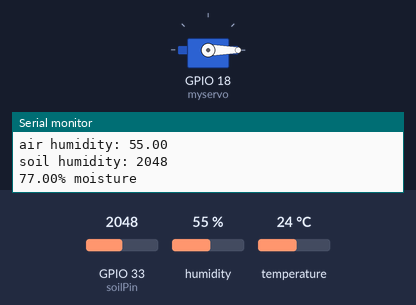
Recording of a sketch running on a simulated ESP32. Parts: servo, the last lines printed to the serial monitor. The inputs (shaded band) are chosen by the test bench; at power-on: humidity 55 %, GPIO 33 (soilPin) = 2048, temperature 24 °C.

Above: at 2.8 s.
2.9 s: humidity set to 52 %
5.6 s: humidity set to 48 %
At 6.6 s:
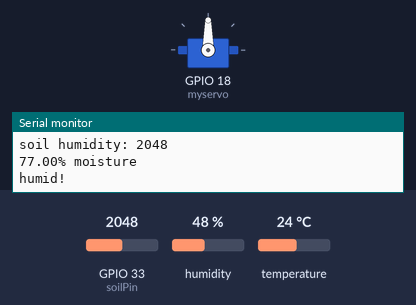
11.6 s: humidity set to 68 %
At 12.5 s:
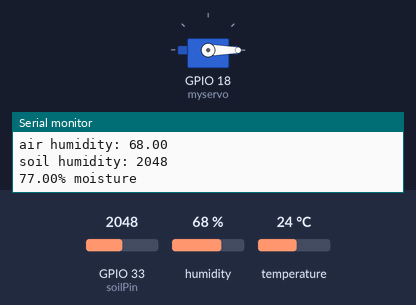
14.3 s: humidity set to 22 %
At 16.7 s:
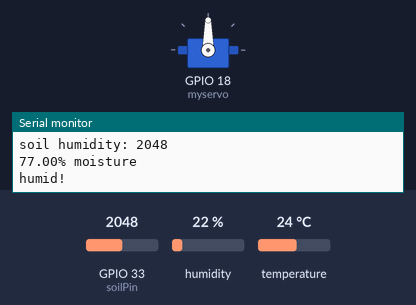
Timing chart, 0 to 21.3 s (numbered marks = the images above; inputs shaded):
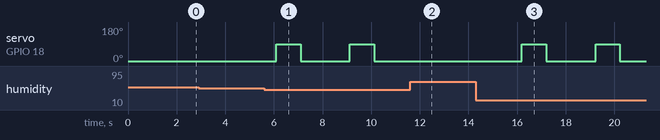

Measured:
- the behaviour switches between 50 and 49 % on humidity (found by bisection; images 0 and 1)
- after the input at 5.6 s, servo on GPIO 18 (myservo): alternates 90° for 1.0 s and 0° for 2.0 s, starting after 0.50 s
- after the input at 11.6 s, servo on GPIO 18 (myservo): stays 0° (without the input it goes to 90° after 0.55 s)
- after the input at 14.3 s, servo on GPIO 18 (myservo): alternates 90° for 1.0 s and 0° for 2.0 s, starting after 1.9 s

The sketch:

smartwaterplant.ino
```cpp
#include <DHT.h>
#include <ESP32Servo.h>
  const int DHTPIN = 4;
  const int DHTTYPE = DHT11;
  const int soilPin = 33;
  const int dry = 3100;
  const int wet = 1750;

  DHT dht(DHTPIN, DHT11);
  Servo myservo;

void setup() {
  // put your setup code here, to run once:
  Serial.begin(9600);
  dht.begin();
  myservo.attach(18);
  myservo.write(0);

}

void loop() {
  // put your main code here, to run repeatedly:
  //detect air
  float humidity =dht.readHumidity();
  float temperature = dht.readTemperature();

  Serial.println(String("air humidity: ") + humidity);
  //Serial.println(String("temperature: ") + temperature);

  //detect soil
  int moisture = analogRead(soilPin);
  Serial.println(String("soil humidity: ") + moisture);
  float percent = map(moisture, dry, wet, 0, 100);

  Serial.println(percent + String("% moisture"));

  if(humidity<50){
    Serial.println(String("humid!"));
    myservo.write(90);
    delay(1000);
    myservo.write(0);
  }

  delay(2000);
}
```
